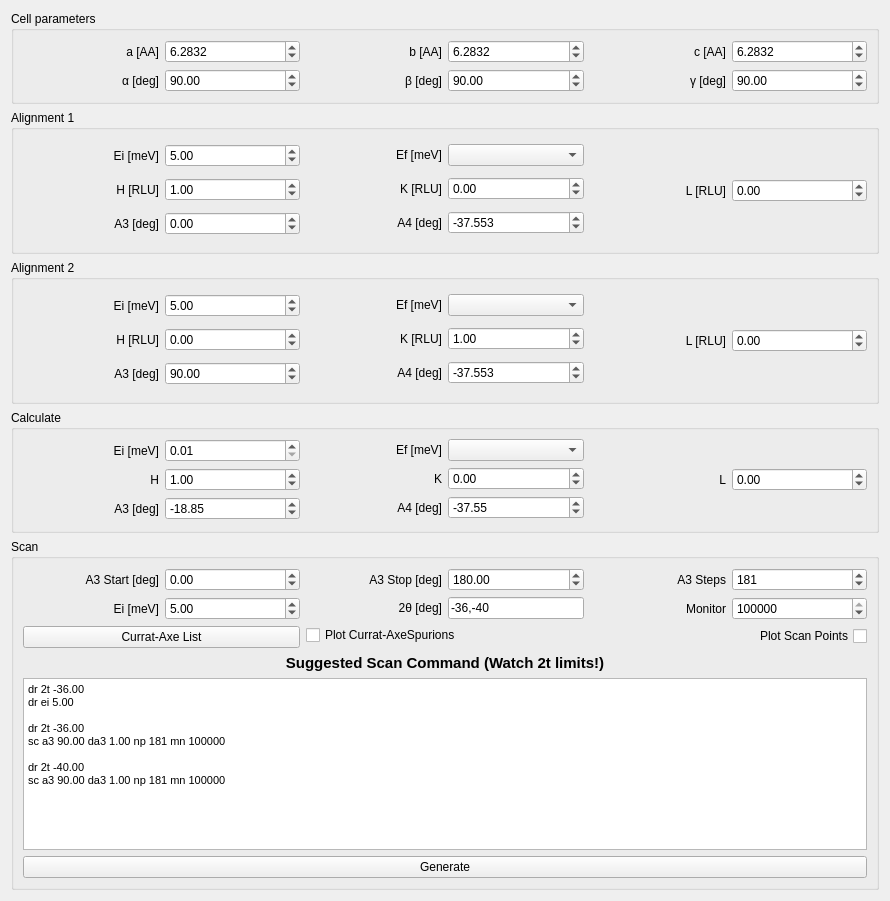
<?xml version="1.0" encoding="UTF-8"?>
<ui version="4.0">
 <class>Form</class>
 <widget class="QWidget" name="Form">
  <property name="geometry">
   <rect>
    <x>0</x>
    <y>0</y>
    <width>890</width>
    <height>901</height>
   </rect>
  </property>
  <property name="focusPolicy">
   <enum>Qt::ClickFocus</enum>
  </property>
  <property name="windowTitle">
   <string>Prediction Tool</string>
  </property>
  <layout class="QVBoxLayout" name="verticalLayout_21">
   <item>
    <widget class="QGroupBox" name="groupBox">
     <property name="sizePolicy">
      <sizepolicy hsizetype="Preferred" vsizetype="Minimum">
       <horstretch>0</horstretch>
       <verstretch>0</verstretch>
      </sizepolicy>
     </property>
     <property name="title">
      <string>Cell parameters</string>
     </property>
     <layout class="QHBoxLayout" name="horizontalLayout">
      <item>
       <layout class="QVBoxLayout" name="verticalLayout_2">
        <item>
         <layout class="QHBoxLayout" name="horizontalLayout_3">
          <item>
           <widget class="QLabel" name="label">
            <property name="text">
             <string>a [AA]</string>
            </property>
            <property name="alignment">
             <set>Qt::AlignRight|Qt::AlignTrailing|Qt::AlignVCenter</set>
            </property>
           </widget>
          </item>
          <item>
           <widget class="QDoubleSpinBox" name="cell_a_spinBox">
            <property name="decimals">
             <number>4</number>
            </property>
            <property name="minimum">
             <double>0.000100000000000</double>
            </property>
            <property name="maximum">
             <double>999.990000000000009</double>
            </property>
            <property name="value">
             <double>6.283200000000000</double>
            </property>
           </widget>
          </item>
         </layout>
        </item>
        <item>
         <layout class="QHBoxLayout" name="horizontalLayout_4">
          <item>
           <widget class="QLabel" name="label_2">
            <property name="text">
             <string>α [deg]</string>
            </property>
            <property name="alignment">
             <set>Qt::AlignRight|Qt::AlignTrailing|Qt::AlignVCenter</set>
            </property>
           </widget>
          </item>
          <item>
           <widget class="QDoubleSpinBox" name="cell_alpha_spinBox">
            <property name="minimum">
             <double>0.010000000000000</double>
            </property>
            <property name="maximum">
             <double>180.000000000000000</double>
            </property>
            <property name="value">
             <double>90.000000000000000</double>
            </property>
           </widget>
          </item>
         </layout>
        </item>
       </layout>
      </item>
      <item>
       <layout class="QVBoxLayout" name="verticalLayout_3">
        <item>
         <layout class="QHBoxLayout" name="horizontalLayout_5">
          <item>
           <widget class="QLabel" name="label_3">
            <property name="text">
             <string>b [AA]</string>
            </property>
            <property name="alignment">
             <set>Qt::AlignRight|Qt::AlignTrailing|Qt::AlignVCenter</set>
            </property>
           </widget>
          </item>
          <item>
           <widget class="QDoubleSpinBox" name="cell_b_spinBox">
            <property name="decimals">
             <number>4</number>
            </property>
            <property name="minimum">
             <double>0.000100000000000</double>
            </property>
            <property name="maximum">
             <double>999.990000000000009</double>
            </property>
            <property name="value">
             <double>6.283200000000000</double>
            </property>
           </widget>
          </item>
         </layout>
        </item>
        <item>
         <layout class="QHBoxLayout" name="horizontalLayout_6">
          <item>
           <widget class="QLabel" name="label_4">
            <property name="text">
             <string>β [deg]</string>
            </property>
            <property name="alignment">
             <set>Qt::AlignRight|Qt::AlignTrailing|Qt::AlignVCenter</set>
            </property>
           </widget>
          </item>
          <item>
           <widget class="QDoubleSpinBox" name="cell_beta_spinBox">
            <property name="minimum">
             <double>0.010000000000000</double>
            </property>
            <property name="maximum">
             <double>180.000000000000000</double>
            </property>
            <property name="value">
             <double>90.000000000000000</double>
            </property>
           </widget>
          </item>
         </layout>
        </item>
       </layout>
      </item>
      <item>
       <layout class="QVBoxLayout" name="verticalLayout_5">
        <item>
         <layout class="QHBoxLayout" name="horizontalLayout_9">
          <item>
           <widget class="QLabel" name="label_7">
            <property name="text">
             <string>c [AA]</string>
            </property>
            <property name="alignment">
             <set>Qt::AlignRight|Qt::AlignTrailing|Qt::AlignVCenter</set>
            </property>
           </widget>
          </item>
          <item>
           <widget class="QDoubleSpinBox" name="cell_c_spinBox">
            <property name="decimals">
             <number>4</number>
            </property>
            <property name="minimum">
             <double>0.000100000000000</double>
            </property>
            <property name="maximum">
             <double>999.990000000000009</double>
            </property>
            <property name="value">
             <double>6.283200000000000</double>
            </property>
           </widget>
          </item>
         </layout>
        </item>
        <item>
         <layout class="QHBoxLayout" name="horizontalLayout_10">
          <item>
           <widget class="QLabel" name="label_8">
            <property name="text">
             <string>γ [deg]</string>
            </property>
            <property name="alignment">
             <set>Qt::AlignRight|Qt::AlignTrailing|Qt::AlignVCenter</set>
            </property>
           </widget>
          </item>
          <item>
           <widget class="QDoubleSpinBox" name="cell_gamma_spinBox">
            <property name="minimum">
             <double>0.010000000000000</double>
            </property>
            <property name="maximum">
             <double>180.000000000000000</double>
            </property>
            <property name="value">
             <double>90.000000000000000</double>
            </property>
           </widget>
          </item>
         </layout>
        </item>
       </layout>
      </item>
     </layout>
    </widget>
   </item>
   <item>
    <widget class="QGroupBox" name="groupBox_2">
     <property name="title">
      <string>Alignment 1</string>
     </property>
     <layout class="QHBoxLayout" name="horizontalLayout_2">
      <item>
       <layout class="QHBoxLayout" name="horizontalLayout_18">
        <item>
         <layout class="QVBoxLayout" name="verticalLayout_9">
          <item>
           <layout class="QHBoxLayout" name="horizontalLayout_19">
            <item>
             <widget class="QLabel" name="label_15">
              <property name="text">
               <string>Ei [meV]</string>
              </property>
              <property name="alignment">
               <set>Qt::AlignRight|Qt::AlignTrailing|Qt::AlignVCenter</set>
              </property>
             </widget>
            </item>
            <item>
             <widget class="QDoubleSpinBox" name="alignment1_ei_spinBox">
              <property name="value">
               <double>5.000000000000000</double>
              </property>
             </widget>
            </item>
           </layout>
          </item>
          <item>
           <layout class="QHBoxLayout" name="horizontalLayout_20">
            <item>
             <widget class="QLabel" name="label_16">
              <property name="text">
               <string>H [RLU]</string>
              </property>
              <property name="alignment">
               <set>Qt::AlignRight|Qt::AlignTrailing|Qt::AlignVCenter</set>
              </property>
             </widget>
            </item>
            <item>
             <widget class="QDoubleSpinBox" name="alignment1_h_spinBox">
              <property name="minimum">
               <double>-20.000000000000000</double>
              </property>
              <property name="maximum">
               <double>20.000000000000000</double>
              </property>
              <property name="value">
               <double>1.000000000000000</double>
              </property>
             </widget>
            </item>
           </layout>
          </item>
          <item>
           <layout class="QHBoxLayout" name="horizontalLayout_28">
            <item>
             <widget class="QLabel" name="label_24">
              <property name="text">
               <string>A3 [deg]</string>
              </property>
              <property name="alignment">
               <set>Qt::AlignRight|Qt::AlignTrailing|Qt::AlignVCenter</set>
              </property>
             </widget>
            </item>
            <item>
             <widget class="QDoubleSpinBox" name="alignment1_a3_spinBox">
              <property name="minimum">
               <double>-360.000000000000000</double>
              </property>
              <property name="maximum">
               <double>360.000000000000000</double>
              </property>
             </widget>
            </item>
           </layout>
          </item>
         </layout>
        </item>
        <item>
         <layout class="QVBoxLayout" name="verticalLayout_10">
          <item>
           <layout class="QHBoxLayout" name="horizontalLayout_21">
            <item>
             <widget class="QLabel" name="label_17">
              <property name="text">
               <string>Ef [meV]</string>
              </property>
              <property name="alignment">
               <set>Qt::AlignRight|Qt::AlignTrailing|Qt::AlignVCenter</set>
              </property>
             </widget>
            </item>
            <item>
             <widget class="QComboBox" name="alignment1_ef_comboBox"/>
            </item>
           </layout>
          </item>
          <item>
           <layout class="QHBoxLayout" name="horizontalLayout_22">
            <item>
             <widget class="QLabel" name="label_18">
              <property name="text">
               <string>K [RLU]</string>
              </property>
              <property name="alignment">
               <set>Qt::AlignRight|Qt::AlignTrailing|Qt::AlignVCenter</set>
              </property>
             </widget>
            </item>
            <item>
             <widget class="QDoubleSpinBox" name="alignment1_k_spinBox">
              <property name="minimum">
               <double>-20.000000000000000</double>
              </property>
              <property name="maximum">
               <double>20.000000000000000</double>
              </property>
             </widget>
            </item>
           </layout>
          </item>
          <item>
           <layout class="QHBoxLayout" name="horizontalLayout_26">
            <item>
             <widget class="QLabel" name="label_22">
              <property name="text">
               <string>A4 [deg]</string>
              </property>
              <property name="alignment">
               <set>Qt::AlignRight|Qt::AlignTrailing|Qt::AlignVCenter</set>
              </property>
             </widget>
            </item>
            <item>
             <widget class="QDoubleSpinBox" name="alignment1_a4_spinBox">
              <property name="decimals">
               <number>3</number>
              </property>
              <property name="minimum">
               <double>-180.000000000000000</double>
              </property>
              <property name="maximum">
               <double>180.000000000000000</double>
              </property>
              <property name="value">
               <double>-37.552999999999997</double>
              </property>
             </widget>
            </item>
           </layout>
          </item>
         </layout>
        </item>
        <item>
         <layout class="QVBoxLayout" name="verticalLayout_11">
          <item>
           <layout class="QHBoxLayout" name="horizontalLayout_23">
            <item>
             <spacer name="verticalSpacer">
              <property name="orientation">
               <enum>Qt::Vertical</enum>
              </property>
              <property name="sizeType">
               <enum>QSizePolicy::Fixed</enum>
              </property>
              <property name="sizeHint" stdset="0">
               <size>
                <width>20</width>
                <height>40</height>
               </size>
              </property>
             </spacer>
            </item>
           </layout>
          </item>
          <item>
           <layout class="QHBoxLayout" name="horizontalLayout_24">
            <item>
             <widget class="QLabel" name="label_20">
              <property name="text">
               <string>L [RLU]</string>
              </property>
              <property name="alignment">
               <set>Qt::AlignRight|Qt::AlignTrailing|Qt::AlignVCenter</set>
              </property>
             </widget>
            </item>
            <item>
             <widget class="QDoubleSpinBox" name="alignment1_l_spinBox">
              <property name="minimum">
               <double>-20.000000000000000</double>
              </property>
              <property name="maximum">
               <double>20.000000000000000</double>
              </property>
             </widget>
            </item>
           </layout>
          </item>
          <item>
           <layout class="QHBoxLayout" name="horizontalLayout_27">
            <item>
             <spacer name="verticalSpacer_2">
              <property name="orientation">
               <enum>Qt::Vertical</enum>
              </property>
              <property name="sizeType">
               <enum>QSizePolicy::Fixed</enum>
              </property>
              <property name="sizeHint" stdset="0">
               <size>
                <width>20</width>
                <height>40</height>
               </size>
              </property>
             </spacer>
            </item>
           </layout>
          </item>
         </layout>
        </item>
       </layout>
      </item>
     </layout>
    </widget>
   </item>
   <item>
    <widget class="QGroupBox" name="groupBox_3">
     <property name="sizePolicy">
      <sizepolicy hsizetype="Preferred" vsizetype="Preferred">
       <horstretch>0</horstretch>
       <verstretch>0</verstretch>
      </sizepolicy>
     </property>
     <property name="title">
      <string>Alignment 2</string>
     </property>
     <layout class="QHBoxLayout" name="horizontalLayout_56">
      <item>
       <layout class="QHBoxLayout" name="horizontalLayout_39">
        <item>
         <layout class="QVBoxLayout" name="verticalLayout_15">
          <item>
           <layout class="QHBoxLayout" name="horizontalLayout_40">
            <item>
             <widget class="QLabel" name="label_30">
              <property name="text">
               <string>Ei [meV]</string>
              </property>
              <property name="alignment">
               <set>Qt::AlignRight|Qt::AlignTrailing|Qt::AlignVCenter</set>
              </property>
             </widget>
            </item>
            <item>
             <widget class="QDoubleSpinBox" name="alignment2_ei_spinBox">
              <property name="value">
               <double>5.000000000000000</double>
              </property>
             </widget>
            </item>
           </layout>
          </item>
          <item>
           <layout class="QHBoxLayout" name="horizontalLayout_41">
            <item>
             <widget class="QLabel" name="label_31">
              <property name="text">
               <string>H [RLU]</string>
              </property>
              <property name="alignment">
               <set>Qt::AlignRight|Qt::AlignTrailing|Qt::AlignVCenter</set>
              </property>
             </widget>
            </item>
            <item>
             <widget class="QDoubleSpinBox" name="alignment2_h_spinBox">
              <property name="minimum">
               <double>-20.000000000000000</double>
              </property>
              <property name="maximum">
               <double>20.000000000000000</double>
              </property>
             </widget>
            </item>
           </layout>
          </item>
          <item>
           <layout class="QHBoxLayout" name="horizontalLayout_42">
            <item>
             <widget class="QLabel" name="label_32">
              <property name="text">
               <string>A3 [deg]</string>
              </property>
              <property name="alignment">
               <set>Qt::AlignRight|Qt::AlignTrailing|Qt::AlignVCenter</set>
              </property>
             </widget>
            </item>
            <item>
             <widget class="QDoubleSpinBox" name="alignment2_a3_spinBox">
              <property name="minimum">
               <double>-360.000000000000000</double>
              </property>
              <property name="maximum">
               <double>360.000000000000000</double>
              </property>
              <property name="value">
               <double>90.000000000000000</double>
              </property>
             </widget>
            </item>
           </layout>
          </item>
         </layout>
        </item>
        <item>
         <layout class="QVBoxLayout" name="verticalLayout_16">
          <item>
           <layout class="QHBoxLayout" name="horizontalLayout_43">
            <item>
             <widget class="QLabel" name="label_33">
              <property name="text">
               <string>Ef [meV]</string>
              </property>
              <property name="alignment">
               <set>Qt::AlignRight|Qt::AlignTrailing|Qt::AlignVCenter</set>
              </property>
             </widget>
            </item>
            <item>
             <widget class="QComboBox" name="alignment2_ef_comboBox"/>
            </item>
           </layout>
          </item>
          <item>
           <layout class="QHBoxLayout" name="horizontalLayout_44">
            <item>
             <widget class="QLabel" name="label_34">
              <property name="text">
               <string>K [RLU]</string>
              </property>
              <property name="alignment">
               <set>Qt::AlignRight|Qt::AlignTrailing|Qt::AlignVCenter</set>
              </property>
             </widget>
            </item>
            <item>
             <widget class="QDoubleSpinBox" name="alignment2_k_spinBox">
              <property name="minimum">
               <double>-20.000000000000000</double>
              </property>
              <property name="maximum">
               <double>20.000000000000000</double>
              </property>
              <property name="value">
               <double>1.000000000000000</double>
              </property>
             </widget>
            </item>
           </layout>
          </item>
          <item>
           <layout class="QHBoxLayout" name="horizontalLayout_45">
            <item>
             <widget class="QLabel" name="label_35">
              <property name="text">
               <string>A4 [deg]</string>
              </property>
              <property name="alignment">
               <set>Qt::AlignRight|Qt::AlignTrailing|Qt::AlignVCenter</set>
              </property>
             </widget>
            </item>
            <item>
             <widget class="QDoubleSpinBox" name="alignment2_a4_spinBox">
              <property name="decimals">
               <number>3</number>
              </property>
              <property name="minimum">
               <double>-180.000000000000000</double>
              </property>
              <property name="maximum">
               <double>180.000000000000000</double>
              </property>
              <property name="value">
               <double>-37.552999999999997</double>
              </property>
             </widget>
            </item>
           </layout>
          </item>
         </layout>
        </item>
        <item>
         <layout class="QVBoxLayout" name="verticalLayout_17">
          <item>
           <layout class="QHBoxLayout" name="horizontalLayout_46">
            <item>
             <spacer name="verticalSpacer_5">
              <property name="orientation">
               <enum>Qt::Vertical</enum>
              </property>
              <property name="sizeType">
               <enum>QSizePolicy::Fixed</enum>
              </property>
              <property name="sizeHint" stdset="0">
               <size>
                <width>20</width>
                <height>40</height>
               </size>
              </property>
             </spacer>
            </item>
           </layout>
          </item>
          <item>
           <layout class="QHBoxLayout" name="horizontalLayout_47">
            <item>
             <widget class="QLabel" name="label_36">
              <property name="text">
               <string>L [RLU]</string>
              </property>
              <property name="alignment">
               <set>Qt::AlignRight|Qt::AlignTrailing|Qt::AlignVCenter</set>
              </property>
             </widget>
            </item>
            <item>
             <widget class="QDoubleSpinBox" name="alignment2_l_spinBox">
              <property name="minimum">
               <double>-20.000000000000000</double>
              </property>
              <property name="maximum">
               <double>20.000000000000000</double>
              </property>
             </widget>
            </item>
           </layout>
          </item>
          <item>
           <layout class="QHBoxLayout" name="horizontalLayout_48">
            <item>
             <spacer name="verticalSpacer_6">
              <property name="orientation">
               <enum>Qt::Vertical</enum>
              </property>
              <property name="sizeType">
               <enum>QSizePolicy::Fixed</enum>
              </property>
              <property name="sizeHint" stdset="0">
               <size>
                <width>20</width>
                <height>40</height>
               </size>
              </property>
             </spacer>
            </item>
           </layout>
          </item>
         </layout>
        </item>
       </layout>
      </item>
     </layout>
    </widget>
   </item>
   <item>
    <widget class="QGroupBox" name="HKLCalculator_groupBox">
     <property name="sizePolicy">
      <sizepolicy hsizetype="Preferred" vsizetype="Preferred">
       <horstretch>0</horstretch>
       <verstretch>0</verstretch>
      </sizepolicy>
     </property>
     <property name="title">
      <string>Calculate</string>
     </property>
     <layout class="QHBoxLayout" name="horizontalLayout_16">
      <item>
       <layout class="QVBoxLayout" name="verticalLayout_4" stretch="0,0,0">
        <item>
         <layout class="QHBoxLayout" name="horizontalLayout_7">
          <item>
           <widget class="QLabel" name="label_6">
            <property name="text">
             <string>Ei [meV]</string>
            </property>
            <property name="alignment">
             <set>Qt::AlignRight|Qt::AlignTrailing|Qt::AlignVCenter</set>
            </property>
           </widget>
          </item>
          <item>
           <widget class="QDoubleSpinBox" name="HKL_ei_spinBox">
            <property name="minimum">
             <double>0.010000000000000</double>
            </property>
           </widget>
          </item>
         </layout>
        </item>
        <item>
         <layout class="QHBoxLayout" name="horizontalLayout_8">
          <item>
           <widget class="QLabel" name="label_9">
            <property name="text">
             <string>H</string>
            </property>
            <property name="alignment">
             <set>Qt::AlignRight|Qt::AlignTrailing|Qt::AlignVCenter</set>
            </property>
           </widget>
          </item>
          <item>
           <widget class="QDoubleSpinBox" name="HKL_H_doubleSpinBox">
            <property name="minimum">
             <double>-99.989999999999995</double>
            </property>
            <property name="value">
             <double>1.000000000000000</double>
            </property>
           </widget>
          </item>
         </layout>
        </item>
        <item>
         <layout class="QHBoxLayout" name="horizontalLayout_14">
          <item>
           <widget class="QLabel" name="label_13">
            <property name="text">
             <string>A3 [deg]</string>
            </property>
            <property name="alignment">
             <set>Qt::AlignRight|Qt::AlignTrailing|Qt::AlignVCenter</set>
            </property>
           </widget>
          </item>
          <item>
           <widget class="QDoubleSpinBox" name="HKL_A3_doubleSpinBox">
            <property name="minimum">
             <double>-360.000000000000000</double>
            </property>
            <property name="maximum">
             <double>360.000000000000000</double>
            </property>
            <property name="singleStep">
             <double>1.000000000000000</double>
            </property>
            <property name="value">
             <double>-18.850000000000001</double>
            </property>
           </widget>
          </item>
         </layout>
        </item>
       </layout>
      </item>
      <item>
       <layout class="QVBoxLayout" name="verticalLayout_6" stretch="0,0,0">
        <item>
         <layout class="QHBoxLayout" name="horizontalLayout_11">
          <item>
           <widget class="QLabel" name="label_10">
            <property name="text">
             <string>Ef [meV]</string>
            </property>
            <property name="alignment">
             <set>Qt::AlignRight|Qt::AlignTrailing|Qt::AlignVCenter</set>
            </property>
           </widget>
          </item>
          <item>
           <widget class="QComboBox" name="HKL_ef_comboBox"/>
          </item>
         </layout>
        </item>
        <item>
         <layout class="QHBoxLayout" name="horizontalLayout_12">
          <item>
           <widget class="QLabel" name="label_11">
            <property name="text">
             <string>K</string>
            </property>
            <property name="alignment">
             <set>Qt::AlignRight|Qt::AlignTrailing|Qt::AlignVCenter</set>
            </property>
           </widget>
          </item>
          <item>
           <widget class="QDoubleSpinBox" name="HKL_K_doubleSpinBox">
            <property name="minimum">
             <double>-99.989999999999995</double>
            </property>
           </widget>
          </item>
         </layout>
        </item>
        <item>
         <layout class="QHBoxLayout" name="horizontalLayout_15">
          <item>
           <widget class="QLabel" name="label_14">
            <property name="text">
             <string>A4 [deg]</string>
            </property>
            <property name="alignment">
             <set>Qt::AlignRight|Qt::AlignTrailing|Qt::AlignVCenter</set>
            </property>
           </widget>
          </item>
          <item>
           <widget class="QDoubleSpinBox" name="HKL_A4_doubleSpinBox">
            <property name="minimum">
             <double>-180.000000000000000</double>
            </property>
            <property name="maximum">
             <double>180.000000000000000</double>
            </property>
            <property name="value">
             <double>-37.549999999999997</double>
            </property>
           </widget>
          </item>
         </layout>
        </item>
       </layout>
      </item>
      <item>
       <layout class="QVBoxLayout" name="verticalLayout_8" stretch="0,0,0">
        <item>
         <spacer name="verticalSpacer_3">
          <property name="orientation">
           <enum>Qt::Vertical</enum>
          </property>
          <property name="sizeHint" stdset="0">
           <size>
            <width>20</width>
            <height>40</height>
           </size>
          </property>
         </spacer>
        </item>
        <item>
         <layout class="QHBoxLayout" name="horizontalLayout_13">
          <item>
           <widget class="QLabel" name="label_12">
            <property name="text">
             <string>L</string>
            </property>
            <property name="alignment">
             <set>Qt::AlignRight|Qt::AlignTrailing|Qt::AlignVCenter</set>
            </property>
           </widget>
          </item>
          <item>
           <widget class="QDoubleSpinBox" name="HKL_L_doubleSpinBox">
            <property name="minimum">
             <double>-99.989999999999995</double>
            </property>
           </widget>
          </item>
         </layout>
        </item>
        <item>
         <spacer name="verticalSpacer_4">
          <property name="orientation">
           <enum>Qt::Vertical</enum>
          </property>
          <property name="sizeHint" stdset="0">
           <size>
            <width>20</width>
            <height>40</height>
           </size>
          </property>
         </spacer>
        </item>
       </layout>
      </item>
     </layout>
    </widget>
   </item>
   <item>
    <widget class="QGroupBox" name="groupBox_4">
     <property name="title">
      <string>Scan</string>
     </property>
     <layout class="QVBoxLayout" name="verticalLayout">
      <item>
       <layout class="QHBoxLayout" name="horizontalLayout_49">
        <item>
         <layout class="QVBoxLayout" name="verticalLayout_18">
          <item>
           <layout class="QHBoxLayout" name="horizontalLayout_50">
            <item>
             <widget class="QLabel" name="label_37">
              <property name="text">
               <string>A3 Start [deg]</string>
              </property>
              <property name="alignment">
               <set>Qt::AlignRight|Qt::AlignTrailing|Qt::AlignVCenter</set>
              </property>
             </widget>
            </item>
            <item>
             <widget class="QDoubleSpinBox" name="scan_a3Start_spinBox">
              <property name="minimum">
               <double>-720.000000000000000</double>
              </property>
              <property name="maximum">
               <double>720.000000000000000</double>
              </property>
             </widget>
            </item>
           </layout>
          </item>
          <item>
           <layout class="QHBoxLayout" name="horizontalLayout_51">
            <item>
             <widget class="QLabel" name="label_38">
              <property name="text">
               <string>Ei [meV]</string>
              </property>
              <property name="alignment">
               <set>Qt::AlignRight|Qt::AlignTrailing|Qt::AlignVCenter</set>
              </property>
             </widget>
            </item>
            <item>
             <widget class="QDoubleSpinBox" name="scan_ei_spinBox">
              <property name="value">
               <double>5.000000000000000</double>
              </property>
             </widget>
            </item>
           </layout>
          </item>
          <item>
           <widget class="QPushButton" name="scan_curratAxe_pushButton">
            <property name="text">
             <string>Currat-Axe List</string>
            </property>
           </widget>
          </item>
         </layout>
        </item>
        <item>
         <layout class="QVBoxLayout" name="verticalLayout_19">
          <item>
           <layout class="QHBoxLayout" name="horizontalLayout_52">
            <item>
             <widget class="QLabel" name="label_39">
              <property name="text">
               <string>A3 Stop [deg]</string>
              </property>
              <property name="alignment">
               <set>Qt::AlignRight|Qt::AlignTrailing|Qt::AlignVCenter</set>
              </property>
             </widget>
            </item>
            <item>
             <widget class="QDoubleSpinBox" name="scan_a3Stop_spinBox">
              <property name="minimum">
               <double>-720.000000000000000</double>
              </property>
              <property name="maximum">
               <double>720.000000000000000</double>
              </property>
              <property name="value">
               <double>180.000000000000000</double>
              </property>
             </widget>
            </item>
           </layout>
          </item>
          <item>
           <layout class="QHBoxLayout" name="horizontalLayout_53">
            <item>
             <widget class="QLabel" name="label_40">
              <property name="text">
               <string>2θ [deg]</string>
              </property>
              <property name="alignment">
               <set>Qt::AlignRight|Qt::AlignTrailing|Qt::AlignVCenter</set>
              </property>
             </widget>
            </item>
            <item>
             <widget class="QLineEdit" name="scan_a4_lineEdit">
              <property name="sizePolicy">
               <sizepolicy hsizetype="Minimum" vsizetype="Fixed">
                <horstretch>0</horstretch>
                <verstretch>0</verstretch>
               </sizepolicy>
              </property>
              <property name="text">
               <string>-36,-40</string>
              </property>
             </widget>
            </item>
           </layout>
          </item>
          <item>
           <widget class="QCheckBox" name="scan_curratAxe_checkBox">
            <property name="text">
             <string>Plot Currat-AxeSpurions</string>
            </property>
           </widget>
          </item>
         </layout>
        </item>
        <item>
         <layout class="QVBoxLayout" name="verticalLayout_20">
          <item>
           <layout class="QHBoxLayout" name="horizontalLayout_54">
            <item>
             <widget class="QLabel" name="label_41">
              <property name="text">
               <string>A3 Steps</string>
              </property>
              <property name="alignment">
               <set>Qt::AlignRight|Qt::AlignTrailing|Qt::AlignVCenter</set>
              </property>
             </widget>
            </item>
            <item>
             <widget class="QSpinBox" name="scan_a3Steps_spinBox">
              <property name="minimum">
               <number>1</number>
              </property>
              <property name="maximum">
               <number>361</number>
              </property>
              <property name="singleStep">
               <number>10</number>
              </property>
              <property name="value">
               <number>181</number>
              </property>
             </widget>
            </item>
           </layout>
          </item>
          <item>
           <layout class="QHBoxLayout" name="horizontalLayout_55"/>
          </item>
          <item>
           <layout class="QHBoxLayout" name="horizontalLayout_17">
            <property name="sizeConstraint">
             <enum>QLayout::SetDefaultConstraint</enum>
            </property>
            <item>
             <widget class="QLabel" name="label_19">
              <property name="text">
               <string>Monitor</string>
              </property>
              <property name="alignment">
               <set>Qt::AlignRight|Qt::AlignTrailing|Qt::AlignVCenter</set>
              </property>
             </widget>
            </item>
            <item>
             <widget class="QSpinBox" name="scan_monitor_spinBox">
              <property name="minimum">
               <number>1</number>
              </property>
              <property name="maximum">
               <number>100000000</number>
              </property>
              <property name="singleStep">
               <number>1000</number>
              </property>
              <property name="value">
               <number>100000</number>
              </property>
             </widget>
            </item>
           </layout>
          </item>
          <item>
           <widget class="QCheckBox" name="scan_plot_checkBox">
            <property name="layoutDirection">
             <enum>Qt::RightToLeft</enum>
            </property>
            <property name="text">
             <string>Plot Scan Points</string>
            </property>
           </widget>
          </item>
         </layout>
        </item>
       </layout>
      </item>
      <item>
       <widget class="QLabel" name="label_5">
        <property name="font">
         <font>
          <pointsize>11</pointsize>
          <weight>75</weight>
          <bold>true</bold>
         </font>
        </property>
        <property name="text">
         <string>Suggested Scan Command (Watch 2t limits!)</string>
        </property>
        <property name="alignment">
         <set>Qt::AlignCenter</set>
        </property>
       </widget>
      </item>
      <item>
       <widget class="QTextEdit" name="scanCommand_textEdit">
        <property name="readOnly">
         <bool>false</bool>
        </property>
        <property name="html">
         <string>&lt;!DOCTYPE HTML PUBLIC &quot;-//W3C//DTD HTML 4.0//EN&quot; &quot;http://www.w3.org/TR/REC-html40/strict.dtd&quot;&gt;
&lt;html&gt;&lt;head&gt;&lt;meta name=&quot;qrichtext&quot; content=&quot;1&quot; /&gt;&lt;style type=&quot;text/css&quot;&gt;
p, li { white-space: pre-wrap; }
&lt;/style&gt;&lt;/head&gt;&lt;body style=&quot; font-family:'MS Shell Dlg 2'; font-size:8.25pt; font-weight:400; font-style:normal;&quot;&gt;
&lt;p style=&quot; margin-top:0px; margin-bottom:0px; margin-left:0px; margin-right:0px; -qt-block-indent:0; text-indent:0px;&quot;&gt;&lt;span style=&quot; font-size:8pt;&quot;&gt;dr 2t -36.00&lt;/span&gt;&lt;/p&gt;
&lt;p style=&quot; margin-top:0px; margin-bottom:0px; margin-left:0px; margin-right:0px; -qt-block-indent:0; text-indent:0px;&quot;&gt;&lt;span style=&quot; font-size:8pt;&quot;&gt;dr ei 5.00&lt;/span&gt;&lt;/p&gt;
&lt;p style=&quot;-qt-paragraph-type:empty; margin-top:0px; margin-bottom:0px; margin-left:0px; margin-right:0px; -qt-block-indent:0; text-indent:0px; font-size:8pt;&quot;&gt;&lt;br /&gt;&lt;/p&gt;
&lt;p style=&quot; margin-top:0px; margin-bottom:0px; margin-left:0px; margin-right:0px; -qt-block-indent:0; text-indent:0px;&quot;&gt;&lt;span style=&quot; font-size:8pt;&quot;&gt;dr 2t -36.00&lt;/span&gt;&lt;/p&gt;
&lt;p style=&quot; margin-top:0px; margin-bottom:0px; margin-left:0px; margin-right:0px; -qt-block-indent:0; text-indent:0px;&quot;&gt;&lt;span style=&quot; font-size:8pt;&quot;&gt;sc a3 90.00 da3 1.00 np 181 mn 100000&lt;/span&gt;&lt;/p&gt;
&lt;p style=&quot;-qt-paragraph-type:empty; margin-top:0px; margin-bottom:0px; margin-left:0px; margin-right:0px; -qt-block-indent:0; text-indent:0px; font-size:8pt;&quot;&gt;&lt;br /&gt;&lt;/p&gt;
&lt;p style=&quot; margin-top:0px; margin-bottom:0px; margin-left:0px; margin-right:0px; -qt-block-indent:0; text-indent:0px;&quot;&gt;&lt;span style=&quot; font-size:8pt;&quot;&gt;dr 2t -40.00&lt;/span&gt;&lt;/p&gt;
&lt;p style=&quot; margin-top:0px; margin-bottom:0px; margin-left:0px; margin-right:0px; -qt-block-indent:0; text-indent:0px;&quot;&gt;&lt;span style=&quot; font-size:8pt;&quot;&gt;sc a3 90.00 da3 1.00 np 181 mn 100000&lt;/span&gt;&lt;/p&gt;
&lt;p style=&quot;-qt-paragraph-type:empty; margin-top:0px; margin-bottom:0px; margin-left:0px; margin-right:0px; -qt-block-indent:0; text-indent:0px; font-size:8pt;&quot;&gt;&lt;br /&gt;&lt;/p&gt;
&lt;p style=&quot;-qt-paragraph-type:empty; margin-top:0px; margin-bottom:0px; margin-left:0px; margin-right:0px; -qt-block-indent:0; text-indent:0px; font-size:8pt;&quot;&gt;&lt;br /&gt;&lt;/p&gt;&lt;/body&gt;&lt;/html&gt;</string>
        </property>
       </widget>
      </item>
      <item>
       <widget class="QPushButton" name="tool_generate_button">
        <property name="text">
         <string>Generate</string>
        </property>
       </widget>
      </item>
     </layout>
    </widget>
   </item>
  </layout>
 </widget>
 <tabstops>
  <tabstop>cell_a_spinBox</tabstop>
  <tabstop>cell_b_spinBox</tabstop>
  <tabstop>cell_c_spinBox</tabstop>
  <tabstop>cell_alpha_spinBox</tabstop>
  <tabstop>cell_beta_spinBox</tabstop>
  <tabstop>cell_gamma_spinBox</tabstop>
  <tabstop>alignment1_ei_spinBox</tabstop>
  <tabstop>alignment1_h_spinBox</tabstop>
  <tabstop>alignment1_k_spinBox</tabstop>
  <tabstop>alignment1_l_spinBox</tabstop>
  <tabstop>alignment1_a3_spinBox</tabstop>
  <tabstop>alignment1_a4_spinBox</tabstop>
  <tabstop>alignment2_ei_spinBox</tabstop>
  <tabstop>alignment2_h_spinBox</tabstop>
  <tabstop>alignment2_k_spinBox</tabstop>
  <tabstop>alignment2_l_spinBox</tabstop>
  <tabstop>alignment2_a3_spinBox</tabstop>
  <tabstop>alignment2_a4_spinBox</tabstop>
  <tabstop>scan_a3Start_spinBox</tabstop>
  <tabstop>scan_a3Stop_spinBox</tabstop>
  <tabstop>scan_a3Steps_spinBox</tabstop>
  <tabstop>scan_ei_spinBox</tabstop>
  <tabstop>scan_a4_lineEdit</tabstop>
 </tabstops>
 <resources/>
 <connections/>
</ui>
